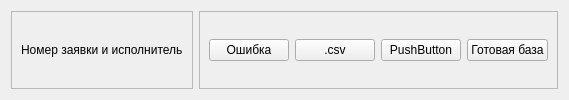
     <widget class="QWidget" name="header" native="true">
      <property name="sizePolicy">
       <sizepolicy hsizetype="Expanding" vsizetype="Expanding">
        <horstretch>0</horstretch>
        <verstretch>0</verstretch>
       </sizepolicy>
      </property>
      <property name="maximumSize">
       <size>
        <width>200000</width>
        <height>200000</height>
       </size>
      </property>
      <layout class="QHBoxLayout" name="horizontalLayout">
       <item>
        <widget class="QFrame" name="frame_2">
         <property name="frameShape">
          <enum>QFrame::StyledPanel</enum>
         </property>
         <property name="frameShadow">
          <enum>QFrame::Raised</enum>
         </property>
         <layout class="QVBoxLayout" name="verticalLayout_2">
          <item>
           <widget class="QLabel" name="label">
            <property name="text">
             <string>Номер заявки и исполнитель</string>
            </property>
           </widget>
          </item>
         </layout>
        </widget>
       </item>
       <item alignment="Qt::AlignRight">
        <widget class="QFrame" name="frame">
         <property name="frameShape">
          <enum>QFrame::StyledPanel</enum>
         </property>
         <property name="frameShadow">
          <enum>QFrame::Raised</enum>
         </property>
         <layout class="QHBoxLayout" name="horizontalLayout_3">
          <item>
           <widget class="QPushButton" name="pushButton_2">
            <property name="text">
             <string>Ошибка</string>
            </property>
           </widget>
          </item>
          <item>
           <widget class="QPushButton" name="csv_Button">
            <property name="sizePolicy">
             <sizepolicy hsizetype="Fixed" vsizetype="Fixed">
              <horstretch>0</horstretch>
              <verstretch>0</verstretch>
             </sizepolicy>
            </property>
            <property name="text">
             <string>.csv</string>
            </property>
            <property name="iconSize">
             <size>
              <width>30</width>
              <height>30</height>
             </size>
            </property>
            <property name="autoExclusive">
             <bool>false</bool>
            </property>
           </widget>
          </item>
          <item>
           <widget class="QPushButton" name="katalog_Button">
            <property name="text">
             <string>PushButton</string>
            </property>
           </widget>
          </item>
          <item>
           <widget class="QPushButton" name="Autohelper">
            <property name="text">
             <string>Готовая база</string>
            </property>
           </widget>
          </item>
         </layout>
        </widget>
       </item>
      </layout>
     </widget>
